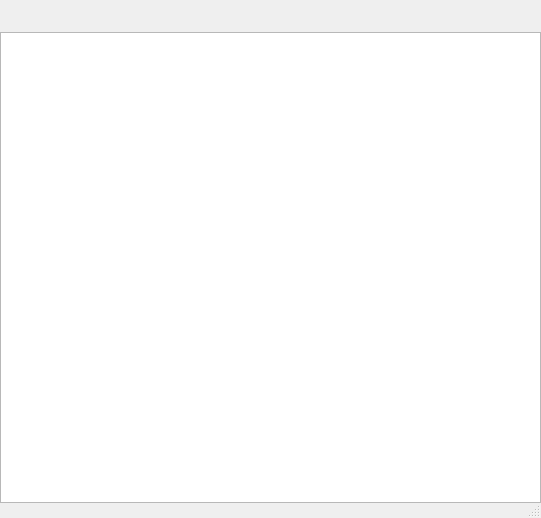
<?xml version="1.0" encoding="UTF-8"?>
<ui version="4.0">
 <class>HelpDialog</class>
 <widget class="QDialog" name="HelpDialog">
  <property name="windowModality">
   <enum>Qt::NonModal</enum>
  </property>
  <property name="geometry">
   <rect>
    <x>0</x>
    <y>0</y>
    <width>541</width>
    <height>518</height>
   </rect>
  </property>
  <property name="windowTitle">
   <string>DREAM.3D Help Window</string>
  </property>
  <property name="sizeGripEnabled">
   <bool>true</bool>
  </property>
  <property name="modal">
   <bool>false</bool>
  </property>
  <layout class="QVBoxLayout" name="verticalLayout">
   <property name="spacing">
    <number>0</number>
   </property>
   <property name="leftMargin">
    <number>0</number>
   </property>
   <property name="topMargin">
    <number>0</number>
   </property>
   <property name="rightMargin">
    <number>0</number>
   </property>
   <property name="bottomMargin">
    <number>15</number>
   </property>
   <item>
    <layout class="QHBoxLayout" name="horizontalLayout">
     <property name="spacing">
      <number>8</number>
     </property>
     <property name="leftMargin">
      <number>5</number>
     </property>
     <property name="bottomMargin">
      <number>0</number>
     </property>
     <item>
      <widget class="QPushButton" name="backBtn">
       <property name="sizePolicy">
        <sizepolicy hsizetype="Fixed" vsizetype="Fixed">
         <horstretch>0</horstretch>
         <verstretch>0</verstretch>
        </sizepolicy>
       </property>
       <property name="minimumSize">
        <size>
         <width>32</width>
         <height>32</height>
        </size>
       </property>
       <property name="maximumSize">
        <size>
         <width>32</width>
         <height>32</height>
        </size>
       </property>
       <property name="text">
        <string/>
       </property>
       <property name="icon">
        <iconset resource="../../../Resources/icons/images/Icons.qrc">
         <normaloff>:/nav_left_green.png</normaloff>:/nav_left_green.png</iconset>
       </property>
       <property name="iconSize">
        <size>
         <width>32</width>
         <height>32</height>
        </size>
       </property>
       <property name="autoDefault">
        <bool>false</bool>
       </property>
       <property name="flat">
        <bool>true</bool>
       </property>
      </widget>
     </item>
     <item>
      <widget class="QPushButton" name="forwardBtn">
       <property name="sizePolicy">
        <sizepolicy hsizetype="Fixed" vsizetype="Fixed">
         <horstretch>0</horstretch>
         <verstretch>0</verstretch>
        </sizepolicy>
       </property>
       <property name="minimumSize">
        <size>
         <width>32</width>
         <height>32</height>
        </size>
       </property>
       <property name="maximumSize">
        <size>
         <width>32</width>
         <height>32</height>
        </size>
       </property>
       <property name="text">
        <string/>
       </property>
       <property name="icon">
        <iconset resource="../../../Resources/icons/images/Icons.qrc">
         <normaloff>:/nav_right_green.png</normaloff>:/nav_right_green.png</iconset>
       </property>
       <property name="iconSize">
        <size>
         <width>32</width>
         <height>32</height>
        </size>
       </property>
       <property name="autoDefault">
        <bool>false</bool>
       </property>
       <property name="flat">
        <bool>true</bool>
       </property>
      </widget>
     </item>
     <item>
      <widget class="QPushButton" name="homeBtn">
       <property name="sizePolicy">
        <sizepolicy hsizetype="Fixed" vsizetype="Fixed">
         <horstretch>0</horstretch>
         <verstretch>0</verstretch>
        </sizepolicy>
       </property>
       <property name="minimumSize">
        <size>
         <width>32</width>
         <height>32</height>
        </size>
       </property>
       <property name="maximumSize">
        <size>
         <width>32</width>
         <height>32</height>
        </size>
       </property>
       <property name="text">
        <string/>
       </property>
       <property name="icon">
        <iconset resource="../../../Resources/icons/images/Icons.qrc">
         <normaloff>:/home.png</normaloff>:/home.png</iconset>
       </property>
       <property name="iconSize">
        <size>
         <width>32</width>
         <height>32</height>
        </size>
       </property>
       <property name="autoDefault">
        <bool>false</bool>
       </property>
       <property name="flat">
        <bool>true</bool>
       </property>
      </widget>
     </item>
     <item>
      <widget class="QPushButton" name="reloadBtn">
       <property name="sizePolicy">
        <sizepolicy hsizetype="Fixed" vsizetype="Fixed">
         <horstretch>0</horstretch>
         <verstretch>0</verstretch>
        </sizepolicy>
       </property>
       <property name="minimumSize">
        <size>
         <width>32</width>
         <height>32</height>
        </size>
       </property>
       <property name="maximumSize">
        <size>
         <width>32</width>
         <height>32</height>
        </size>
       </property>
       <property name="text">
        <string/>
       </property>
       <property name="icon">
        <iconset resource="../../../Resources/icons/images/Icons.qrc">
         <normaloff>:/nav_refresh_yellow.png</normaloff>:/nav_refresh_yellow.png</iconset>
       </property>
       <property name="iconSize">
        <size>
         <width>32</width>
         <height>32</height>
        </size>
       </property>
       <property name="autoDefault">
        <bool>false</bool>
       </property>
       <property name="flat">
        <bool>true</bool>
       </property>
      </widget>
     </item>
     <item>
      <spacer name="horizontalSpacer">
       <property name="orientation">
        <enum>Qt::Horizontal</enum>
       </property>
       <property name="sizeHint" stdset="0">
        <size>
         <width>40</width>
         <height>20</height>
        </size>
       </property>
      </spacer>
     </item>
    </layout>
   </item>
   <item>
    <widget class="QTextBrowser" name="helpBrowser"/>
   </item>
  </layout>
 </widget>
 <resources>
  <include location="../../../Resources/icons/images/Icons.qrc"/>
 </resources>
 <connections>
  <connection>
   <sender>helpBrowser</sender>
   <signal>backwardAvailable(bool)</signal>
   <receiver>backBtn</receiver>
   <slot>setEnabled(bool)</slot>
   <hints>
    <hint type="sourcelabel">
     <x>322</x>
     <y>384</y>
    </hint>
    <hint type="destinationlabel">
     <x>11</x>
     <y>27</y>
    </hint>
   </hints>
  </connection>
  <connection>
   <sender>helpBrowser</sender>
   <signal>forwardAvailable(bool)</signal>
   <receiver>forwardBtn</receiver>
   <slot>setEnabled(bool)</slot>
   <hints>
    <hint type="sourcelabel">
     <x>230</x>
     <y>245</y>
    </hint>
    <hint type="destinationlabel">
     <x>65</x>
     <y>20</y>
    </hint>
   </hints>
  </connection>
  <connection>
   <sender>reloadBtn</sender>
   <signal>clicked()</signal>
   <receiver>helpBrowser</receiver>
   <slot>reload()</slot>
   <hints>
    <hint type="sourcelabel">
     <x>152</x>
     <y>12</y>
    </hint>
    <hint type="destinationlabel">
     <x>413</x>
     <y>294</y>
    </hint>
   </hints>
  </connection>
  <connection>
   <sender>backBtn</sender>
   <signal>clicked()</signal>
   <receiver>helpBrowser</receiver>
   <slot>backward()</slot>
   <hints>
    <hint type="sourcelabel">
     <x>25</x>
     <y>12</y>
    </hint>
    <hint type="destinationlabel">
     <x>190</x>
     <y>110</y>
    </hint>
   </hints>
  </connection>
  <connection>
   <sender>forwardBtn</sender>
   <signal>clicked()</signal>
   <receiver>helpBrowser</receiver>
   <slot>forward()</slot>
   <hints>
    <hint type="sourcelabel">
     <x>68</x>
     <y>9</y>
    </hint>
    <hint type="destinationlabel">
     <x>359</x>
     <y>244</y>
    </hint>
   </hints>
  </connection>
 </connections>
</ui>
